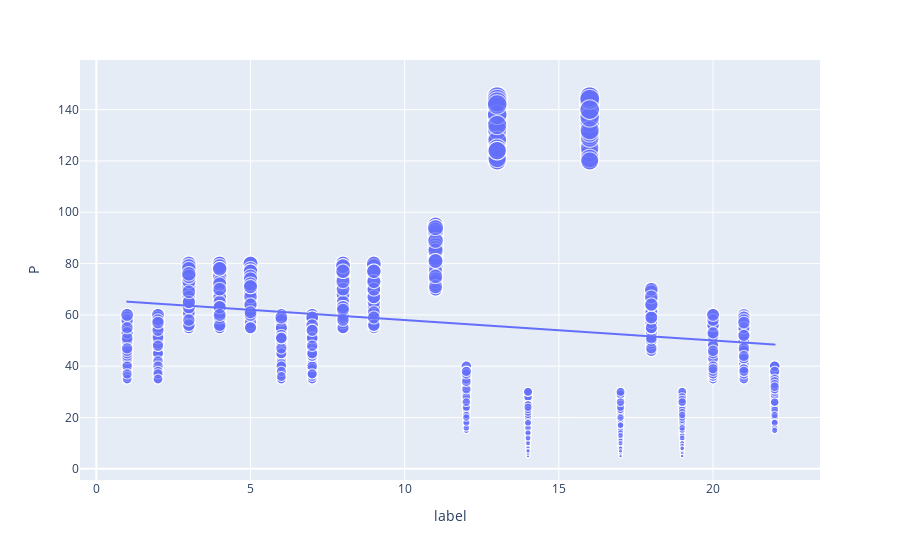

Notebook cell for this chart:
### Code cell
figure =px.scatter(data_frame =data, x="label",y="P",size="P",trendline="ols")
figure.show()

### Figure 1 — Plotly figure (JSON) as saved in the notebook; plotly's stock layout.template omitted (floating-point values rounded to 4 significant figures; data arrays with more than 128 entries replaced by an {"elided": "..."} marker saying what was removed)
{"data": [{"hovertemplate": "label=%{x}<br>P=%{marker.size}<extra></extra>", "legendgroup": "", "marker": {"color": "#636efa", "size": {"elided": "2200 int values"}, "sizemode": "area", "sizeref": 0.3625, "symbol": "circle"}, "mode": "markers", "name": "", "showlegend": false, "type": "scattergl", "x": {"elided": "2200 int values"}, "xaxis": "x", "y": {"elided": "2200 int values"}, "yaxis": "y"}, {"hovertemplate": "<b>OLS trendline</b><br>P = -0.796066 * label + 65.9506<br>R<sup>2</sup>=0.026146<br><br>label=%{x}<br>P=%{y} <b>(trend)</b><extra></extra>", "legendgroup": "", "marker": {"color": "#636efa", "symbol": "circle"}, "mode": "lines", "name": "", "showlegend": false, "type": "scattergl", "x": {"elided": "2000 int values"}, "xaxis": "x", "y": {"elided": "2000 float values"}, "yaxis": "y"}], "layout": {"autosize": true, "legend": {"itemsizing": "constant", "tracegroupgap": 0}, "margin": {"t": 60}, "xaxis": {"anchor": "y", "autorange": true, "domain": [0, 1], "range": [-0.4499, 23.4], "title": {"text": "label"}, "type": "linear"}, "yaxis": {"anchor": "x", "autorange": true, "domain": [0, 1], "range": [-5.938, 165.9], "title": {"text": "P"}, "type": "linear"}}}
